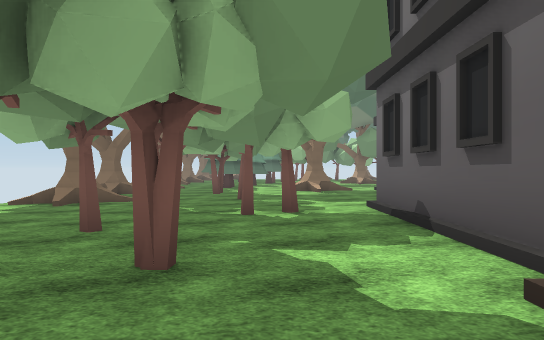
View 1 (above)

24 first-person views from a walk through a Unity game level. The camera is 1.3 m above the floor, looks level and sees 70° across. The floor is counted in squares, 2 m on a side. Each view is taken from the middle of a square. On the plan, view 1 faces up. The plan holds only what a view shows up to about 11 squares ahead; the rest is blank. The place goes on beyond the plan. The player character is not drawn. Some surface patterns are stand-ins.

View 2
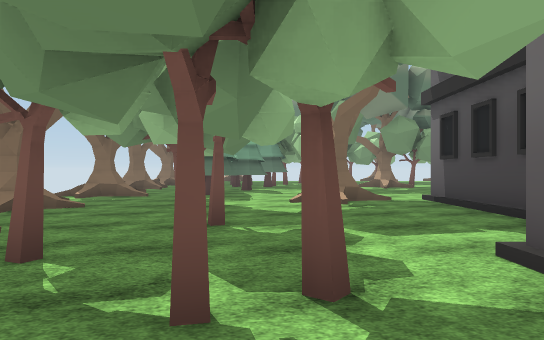

View 3
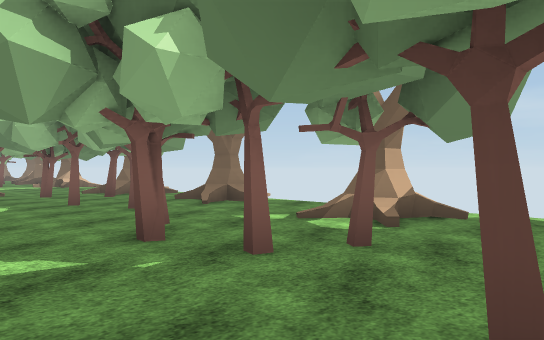

View 4
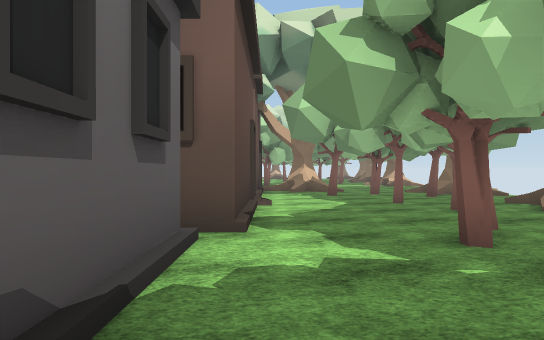

View 5
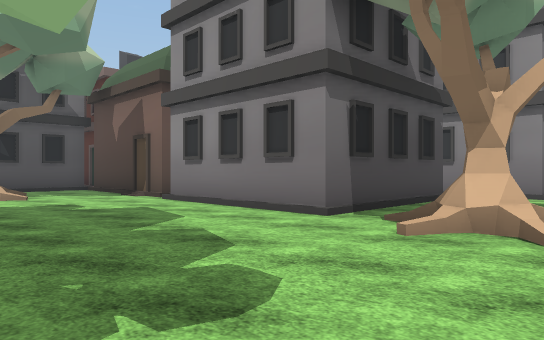

View 6
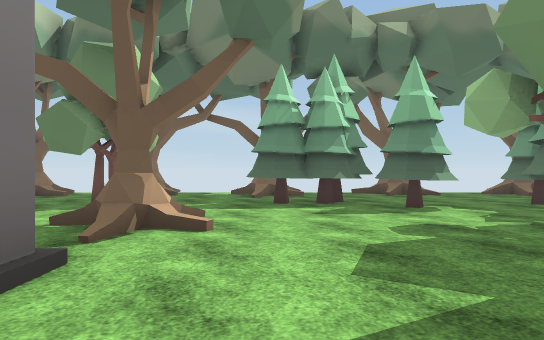

View 7
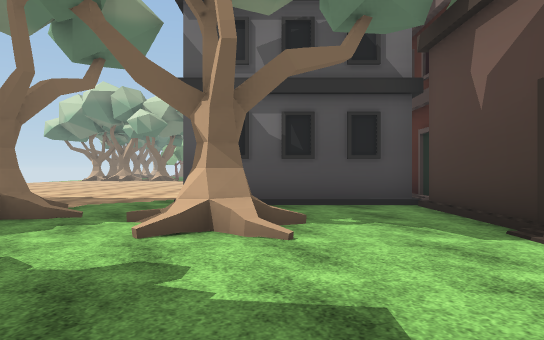

View 8
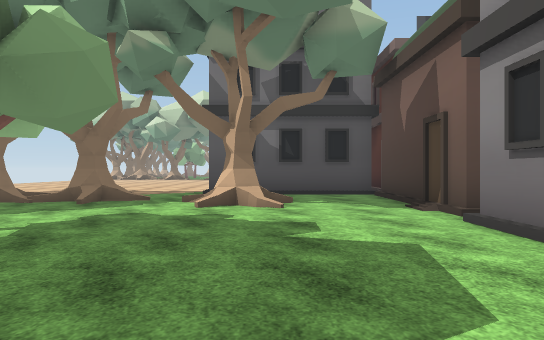

View 9
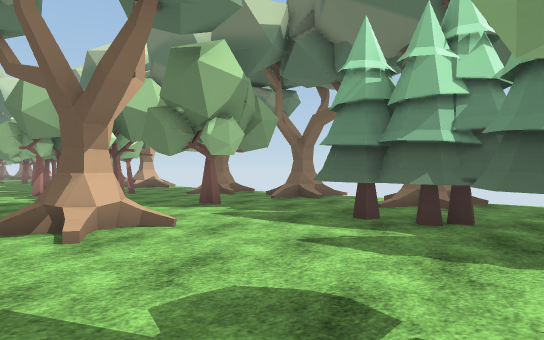

View 10
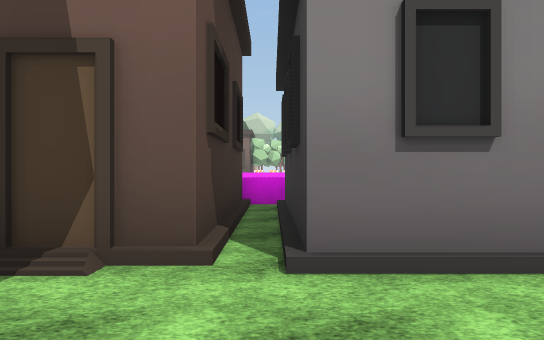

View 11
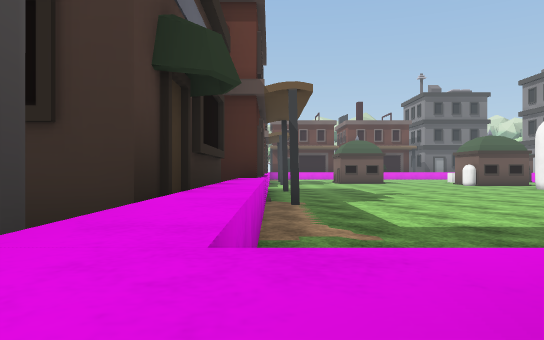

View 12
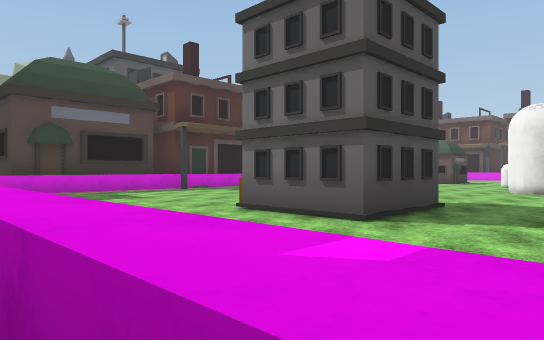

View 13
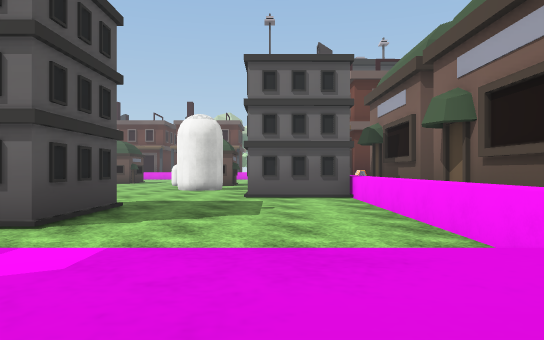

View 14
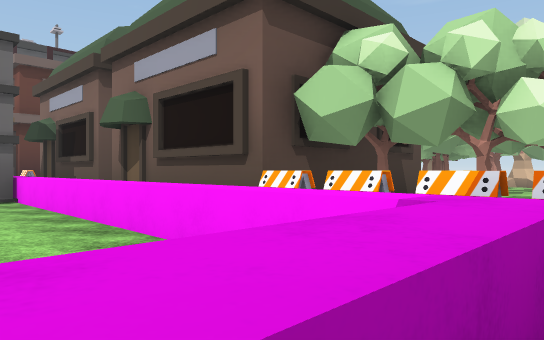

View 15
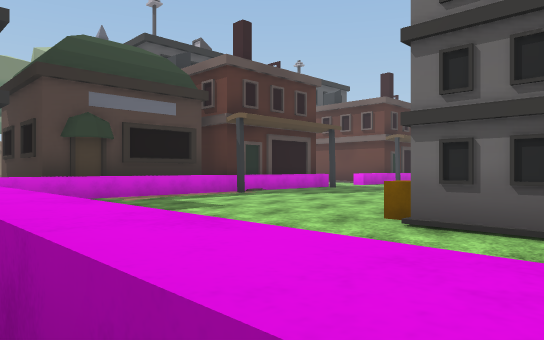

View 16
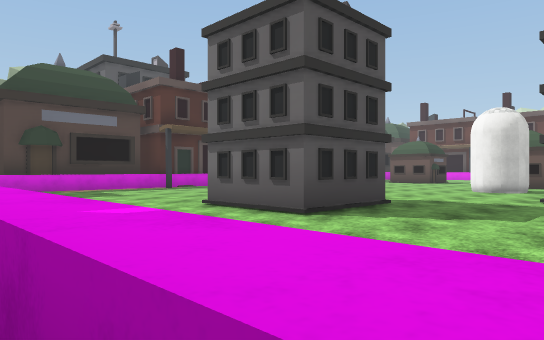

View 17
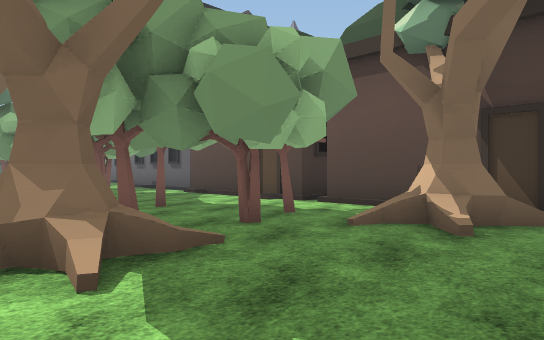

View 18
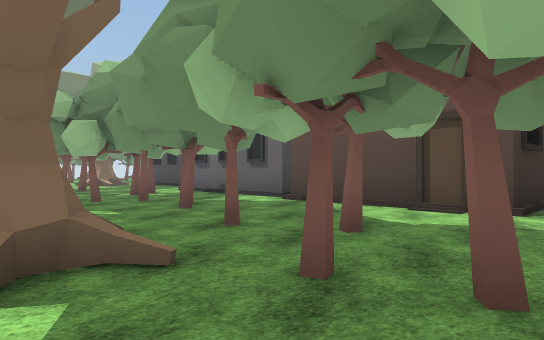

View 19
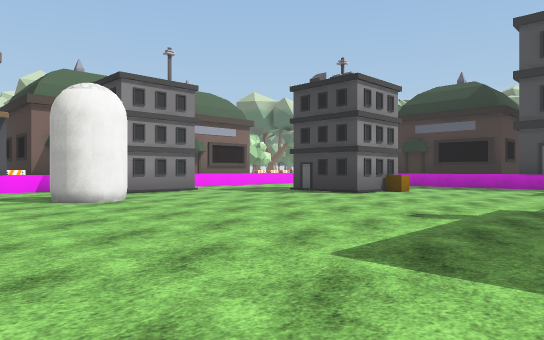

View 20
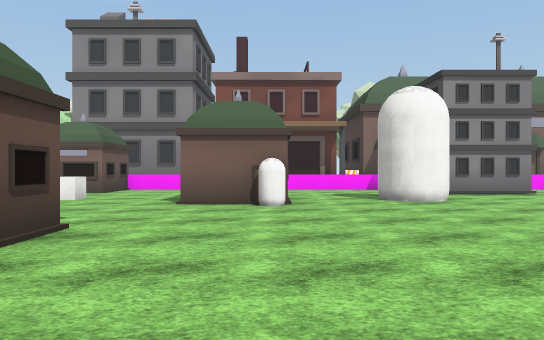

View 21
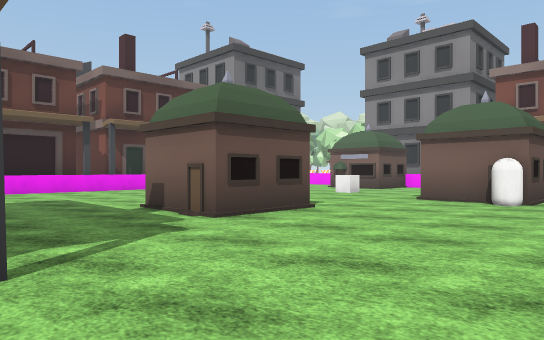

View 22
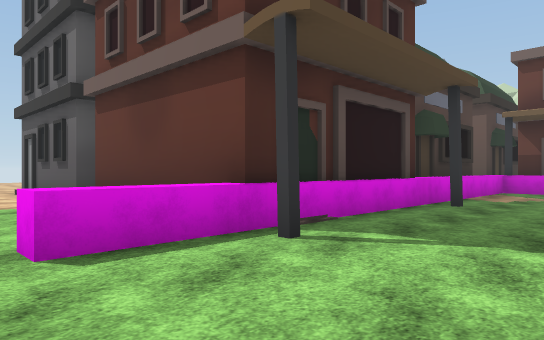

View 23
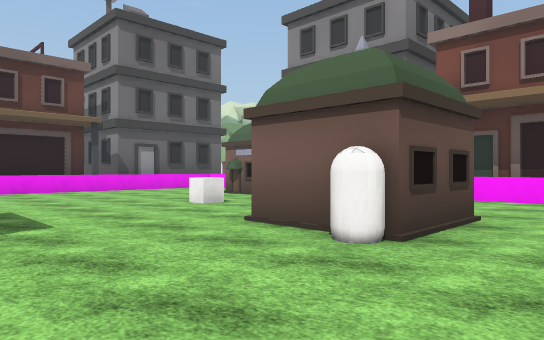

View 24
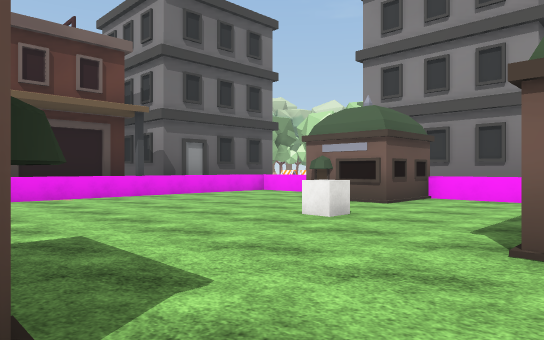

### Floor plan
Key: @ floor where view 1 was taken; # wall or solid block; x gap in a wall; . main floor; : floor 0.5 m higher than the main floor; / step, stairs or slope; ^ raised ledge; O other object.
Columns run from 5 left of view 1 to 33 right of it. Each row starts with its distance up from view 1.
 17 OO..#.... ....../.
 16 ...##........../O          .#
 15 ...##........../O./        .#
 14  O.##............./        .#
 13 ................../        .O
 12 ......OO.####.####///     ..
 11 :O/.#....#   .#     #     . #
 10  /.......#   .#           . #
  9  ...#...O#   .#           . #
  8  O/......   #.##OO        ..########O#
  7  /.#.../   .^^^...#...#O .^^O...O....^^
  6  ....#.#    ^ ........................#
  5 .......#      ........................#
  4 ...##..#      ........................#
  3  O..x..#      ................# ......O
  2  .......    ^ ................O   ...
  1 .......#   O^ ......................
  0 ...#.@.#   O^ ..OO....................#
 -1 OO..../#   .^ ..  .........O..........O
 -2 ...#../### .^ ..#O......#..# .........#
 -3  .#..../   /^ ..........#..O ...O.....O
 -4 .O.....#   .^ .............. .........#
 -5 .O.....#   .^ ......### ....  ..#O....
 -6 .....O #   .^ ......O   ....  ..#  ..
 -7  ..... #   .^^^^^^^^^   ^O ^^O^^#OO
 -8 . ..      OOOOO#O## ####  O######

Where each view was taken, in squares from view 1:
view 1: 0 up, 0 right, facing up
view 2: 4 up, 0 right, facing up
view 3: 6 up, 1 right, facing down-left
view 4: 6 up, 1 right, facing down
view 5: 17 up, 0 right, facing down-right
view 6: 14 up, 6 right, facing left
view 7: 15 up, 6 right, facing right
view 8: 15 up, 3 right, facing right
view 9: 17 up, 3 right, facing down-left
view 10: 15 up, 8 right, facing down
view 11: 7 up, 6 right, facing right
view 12: 5 down, 6 right, facing up-right
view 13: 5 down, 6 right, facing right
view 14: 5 down, 6 right, facing down-right
view 15: 2 down, 6 right, facing up-right
view 16: 6 down, 6 right, facing up-right
view 17: 8 down, 5 left, facing up-right
view 18: 4 down, 5 left, facing up-right
view 19: 6 up, 22 right, facing down-left
view 20: 6 up, 22 right, facing down
view 21: 7 up, 20 right, facing down-right
view 22: 4 up, 20 right, facing up-right
view 23: 2 up, 20 right, facing down-right
view 24: 2 up, 23 right, facing down-right
